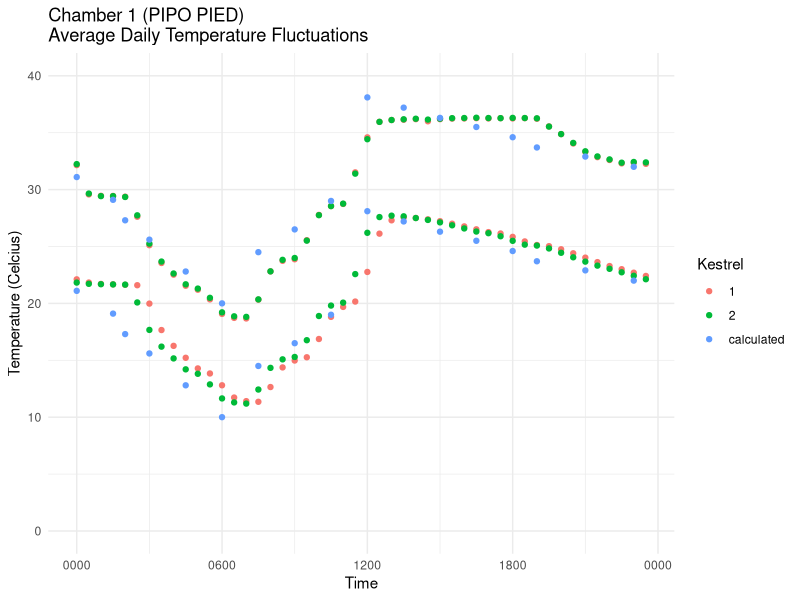
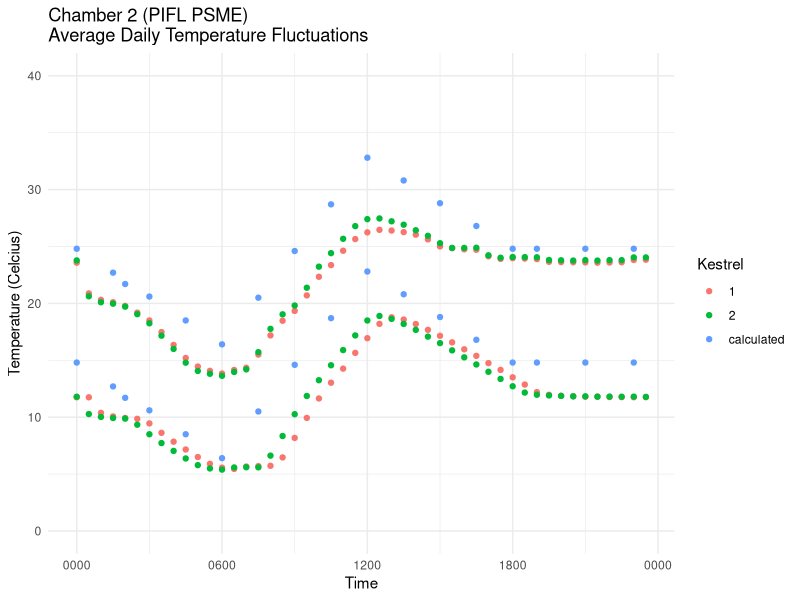
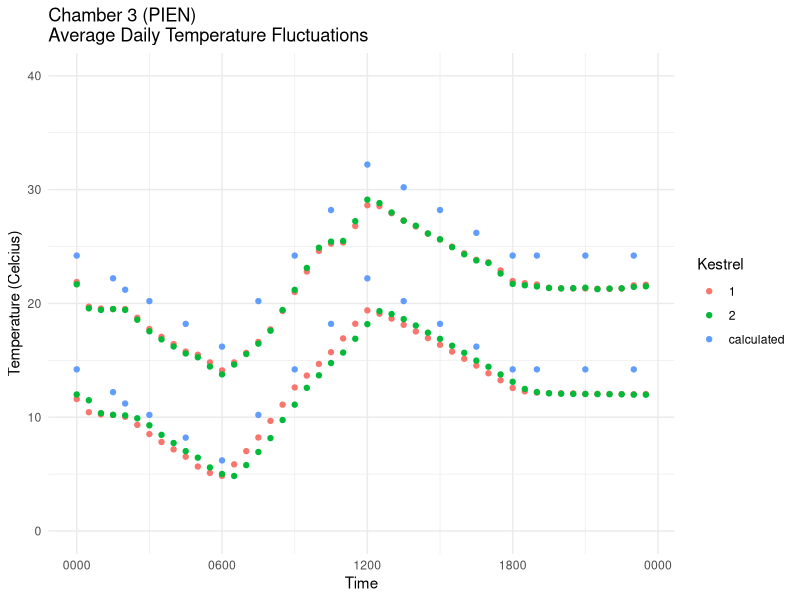
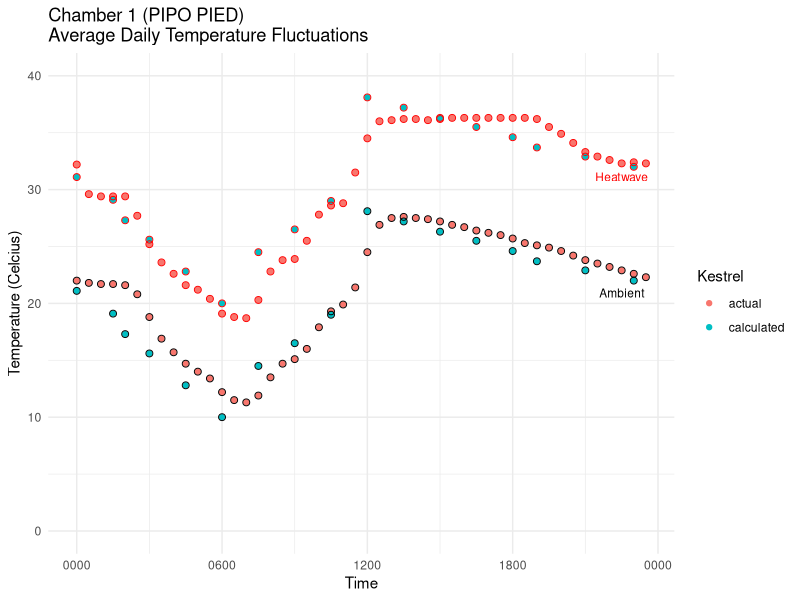
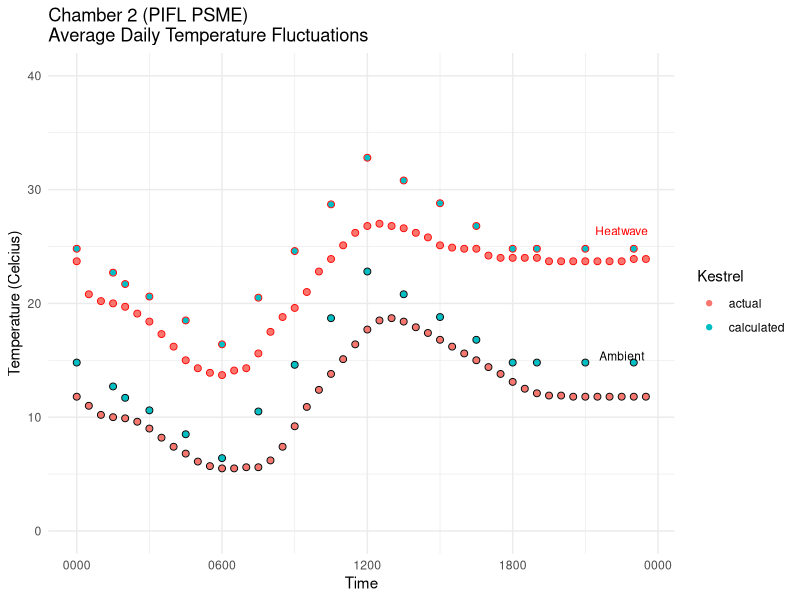
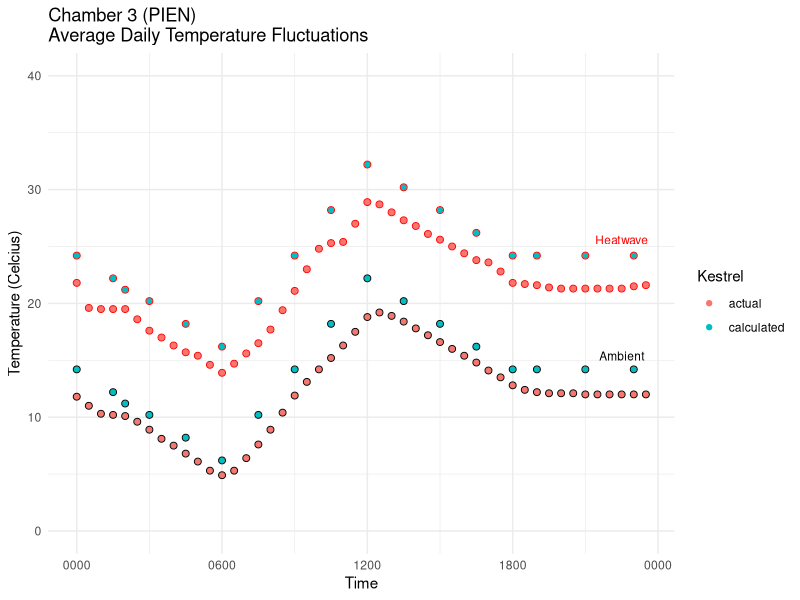
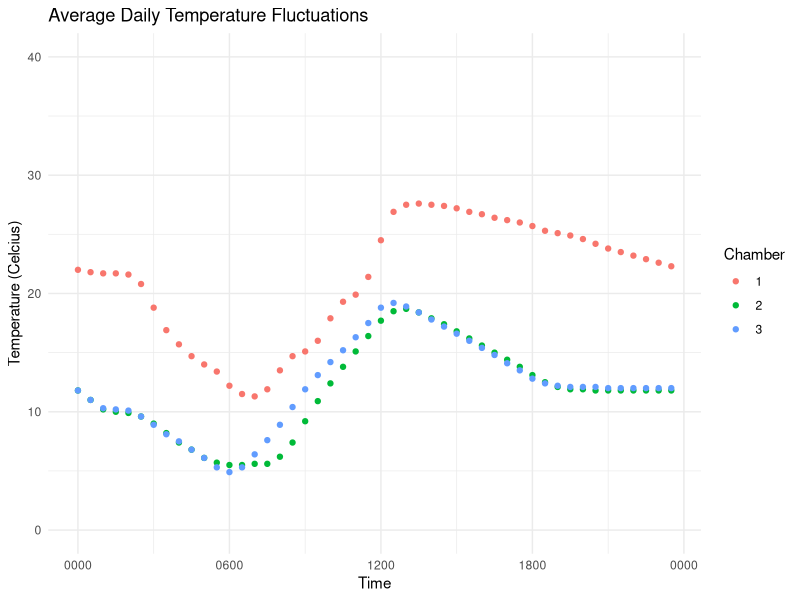
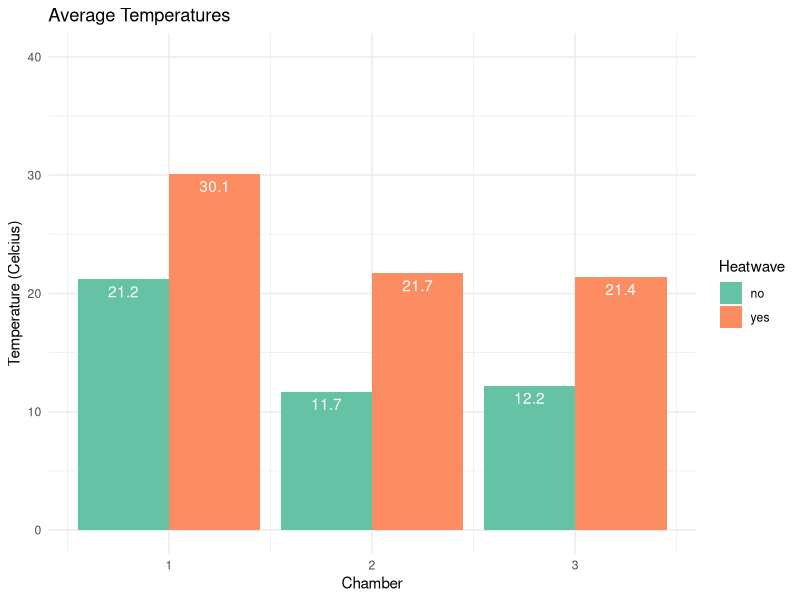

These charts were generated, in order, by the following R code:
#Data analysis/viz script - Phase 1 kestrel
#Alexandra Lalor
#allielalor@email.arizona.edu
#allielalor@gmail.com
#First created: 2022-02-01
#Last updated: 2022-06-18

#load tidyverse
library(tidyverse)
library(ggplot2)

################################################################################
#Phase1_AvgTemp
#Temperatures combined (daily temps), keeping Kestrel number intact for verification
################################################################################

#first, check that both kestrels were more or less equal

#read in clean csvs
Phase1_AvgTemp <- read_csv("data_QAQC/Phase1_AvgTemp.csv")

#add fake date to make graph
Phase1_AvgTemp <- Phase1_AvgTemp %>% 
  mutate(Date = as.Date("2021-10-15"))
Phase1_AvgTemp$DateTime <- paste(Phase1_AvgTemp$Date, " ", Phase1_AvgTemp$Time)
Phase1_AvgTemp$DateTime <- strptime(Phase1_AvgTemp$DateTime, format="%Y-%m-%d %H%M")

Phase1_AvgTemp$Phase <- as.factor(Phase1_AvgTemp$Phase)
Phase1_AvgTemp$Chamber <- as.factor(Phase1_AvgTemp$Chamber)

glimpse(Phase1_AvgTemp)


#Graphs!

#Chamber 1 graph
Phase1_AvgTemp %>% 
  group_by(Phase, Chamber, Kestrel, Heatwave) %>% 
  filter(Chamber == 1) %>% 
  ggplot(aes(x = as.POSIXct(DateTime),
             y = Temperature_avg,
             color = Kestrel)) +
  geom_point() +
  ylim(0, 40) +
  scale_x_datetime(date_labels = "%H%M") +
  xlab("Time") +
  ylab("Temperature (Celcius)") +
  labs(title = "Chamber 1 (PIPO PIED)\nAverage Daily Temperature Fluctuations",
       color = "Kestrel",
       fill = "Heatwave") +
  theme_minimal()

#Chamber 2 graph
Phase1_AvgTemp %>% 
  group_by(Phase, Chamber, Kestrel, Heatwave) %>% 
  filter(Chamber == 2) %>% 
  ggplot(aes(x = as.POSIXct(DateTime),
             y = Temperature_avg,
             color = Kestrel)) +
  geom_point() +
  ylim(0, 40) +
  scale_x_datetime(date_labels = "%H%M") +
  xlab("Time") +
  ylab("Temperature (Celcius)") +
  labs(title = "Chamber 2 (PIFL PSME)\nAverage Daily Temperature Fluctuations",
       color = "Kestrel",
       fill = "Heatwave") +
  theme_minimal()

#Chamber 3 graph
Phase1_AvgTemp %>% 
  group_by(Phase, Chamber, Kestrel, Heatwave) %>% 
  filter(Chamber == 3) %>% 
  ggplot(aes(x = as.POSIXct(DateTime),
             y = Temperature_avg,
             color = Kestrel)) +
  geom_point() +
  ylim(0, 40) +
  scale_x_datetime(date_labels = "%H%M") +
  xlab("Time") +
  ylab("Temperature (Celcius)") +
  labs(title = "Chamber 3 (PIEN)\nAverage Daily Temperature Fluctuations",
       color = "Kestrel",
       fill = "Heatwave") +
  theme_minimal()

################################################################################
#Phase1_AvgTemp_Sum
#Take average of both kestrels for summarized data (daily temps)
################################################################################

#now check summarized data, with the average of both kestrels

#read csv
Phase1_AvgTemp_Sum <- read_csv("data_QAQC/Phase1_AvgTemp_Sum.csv")

#add fake date to make graph
Phase1_AvgTemp_Sum <- Phase1_AvgTemp_Sum %>% 
  mutate(Date = as.Date("2021-10-15"))
Phase1_AvgTemp_Sum$DateTime <- paste(Phase1_AvgTemp_Sum$Date, " ", Phase1_AvgTemp_Sum$Time)
Phase1_AvgTemp_Sum$DateTime <- strptime(Phase1_AvgTemp_Sum$DateTime, format="%Y-%m-%d %H%M")

Phase1_AvgTemp_Sum$Phase <- as.factor(Phase1_AvgTemp_Sum$Phase)
Phase1_AvgTemp_Sum$Chamber <- as.factor(Phase1_AvgTemp_Sum$Chamber)

glimpse(Phase1_AvgTemp_Sum)


#Graphs!

#chamber 1 graph
Phase1_AvgTemp_Sum %>%
  group_by(Phase, Chamber, Kestrel, Heatwave) %>%
  filter(Chamber == 1) %>%
  ggplot(aes(x = as.POSIXct(DateTime),
             y = Temperature_avg,
             color = Kestrel)) +
  geom_point() +
  geom_point(data = Phase1_AvgTemp_Sum %>% filter(Chamber == 1, Heatwave == "no"),
             size = 2,
             color = "black",
             shape = 21) +
  geom_point(data = Phase1_AvgTemp_Sum %>% filter(Chamber == 1, Heatwave == "yes"),
             size = 2,
             color = "red",
             shape = 21) +
  ylim(0, 40) +
  scale_x_datetime(date_labels = "%H%M") +
  xlab("Time") +
  ylab("Temperature (Celcius)") +
  labs(title = "Chamber 1 (PIPO PIED)\nAverage Daily Temperature Fluctuations",
       color = "Kestrel") +
  geom_text(data = Phase1_AvgTemp_Sum[94, ], 
            label = "Heatwave", color = "red", size = 3, vjust = 2) +
  geom_text(data = Phase1_AvgTemp_Sum[46, ], 
            label = "Ambient", color = "black", size = 3, vjust = 3) +
  theme_minimal()


#chamber 2 graph
Phase1_AvgTemp_Sum %>%
  group_by(Phase, Chamber, Kestrel, Heatwave) %>%
  filter(Chamber == 2) %>%
  ggplot(aes(x = as.POSIXct(DateTime),
             y = Temperature_avg,
             color = Kestrel)) +
  geom_point() +
  geom_point(data = Phase1_AvgTemp_Sum %>% filter(Chamber == 2, Heatwave == "no"),
             size = 2,
             color = "black",
             shape = 21) +
  geom_point(data = Phase1_AvgTemp_Sum %>% filter(Chamber == 2, Heatwave == "yes"),
             size = 2,
             color = "red",
             shape = 21) +
  ylim(0, 40) +
  scale_x_datetime(date_labels = "%H%M") +
  xlab("Time") +
  ylab("Temperature (Celcius)") +
  labs(title = "Chamber 2 (PIFL PSME)\nAverage Daily Temperature Fluctuations",
       color = "Kestrel") +
  geom_text(data = Phase1_AvgTemp_Sum[94, ], 
            label = "Heatwave", color = "red", size = 3, vjust = 8) +
  geom_text(data = Phase1_AvgTemp_Sum[46, ], 
            label = "Ambient", color = "black", size = 3, vjust = 10) +
  theme_minimal()


#chamber 3 graph
Phase1_AvgTemp_Sum %>%
  group_by(Phase, Chamber, Kestrel, Heatwave) %>%
  filter(Chamber == 3) %>%
  ggplot(aes(x = as.POSIXct(DateTime),
             y = Temperature_avg,
             color = Kestrel)) +
  geom_point() +
  geom_point(data = Phase1_AvgTemp_Sum %>% filter(Chamber == 3, Heatwave == "no"),
             size = 2,
             color = "black",
             shape = 21) +
  geom_point(data = Phase1_AvgTemp_Sum %>% filter(Chamber == 3, Heatwave == "yes"),
             size = 2,
             color = "red",
             shape = 21) +
  ylim(0, 40) +
  scale_x_datetime(date_labels = "%H%M") +
  xlab("Time") +
  ylab("Temperature (Celcius)") +
  labs(title = "Chamber 3 (PIEN)\nAverage Daily Temperature Fluctuations",
       color = "Kestrel") +
  geom_text(data = Phase1_AvgTemp_Sum[94, ], 
            label = "Heatwave", color = "red", size = 3, vjust = 9) +
  geom_text(data = Phase1_AvgTemp_Sum[46, ], 
            label = "Ambient", color = "black", size = 3, vjust = 10) +
  theme_minimal()


#All chambers
Phase1_AvgTemp_Sum_graph <- Phase1_AvgTemp_Sum %>% 
  filter(Kestrel == "actual", Heatwave == "no")

Phase1_AvgTemp_Sum_graph %>% 
  group_by(Phase, Chamber, Kestrel, Heatwave) %>%
  ggplot(aes(x = as.POSIXct(DateTime),
              y = Temperature_avg,
              color = Chamber)) +
  geom_point() +
  ylim(0, 40) +
  scale_x_datetime(date_labels = "%H%M") +
  xlab("Time") +
  ylab("Temperature (Celcius)") +
  labs(title = "Average Daily Temperature Fluctuations") +
  theme_minimal()

  


################################################################################
#Phase1_AvgTemp_Sum_Total
#Take average for overall temp summary (not daily)
################################################################################

#read csv
Phase1_AvgTemp_Sum_Total <- read_csv("data_QAQC/Phase1_AvgTemp_Sum_Total.csv")

#filter for actual temps
Phase1_AvgTemp_Sum_Total_graph <- Phase1_AvgTemp_Sum_Total %>% 
  filter(Kestrel == "actual")

#Graph!

#Bar graph
Phase1_AvgTemp_Sum_Total_graph %>% 
  group_by(Heatwave) %>%
  ggplot(aes(x = Chamber,
             y = Temperature_avg,
             fill = Heatwave)) +
  geom_col(position= "dodge") +
  ylim(0, 40) +
  ylab("Temperature (Celcius)") +
  labs(title = "Average Temperatures") +
  geom_text(label = Phase1_AvgTemp_Sum_Total_graph$Temperature_avg,
            vjust = 1.5, position = position_dodge(0.9), color = "white") +
  scale_fill_brewer(palette = "Set2") +
  theme_minimal()

